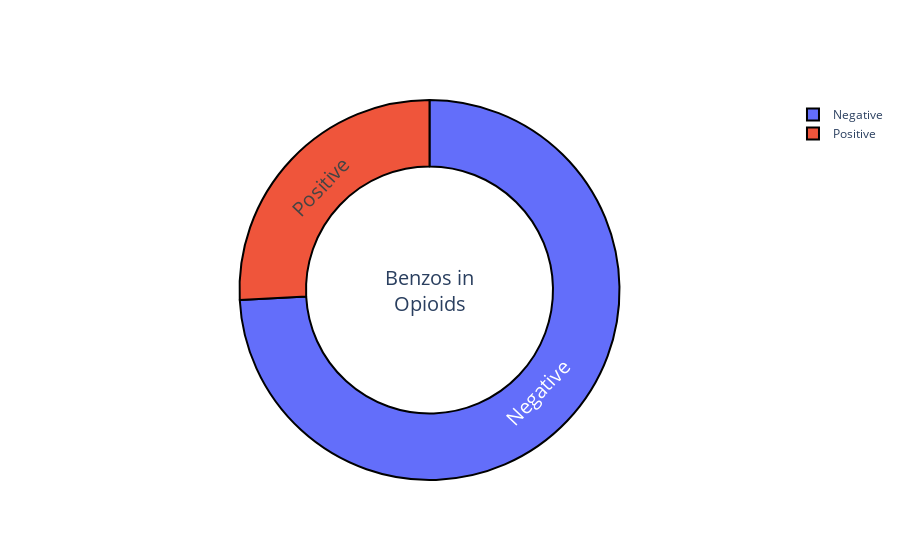

Notebook code cell kept with this figure:
### Code cell
fig = go.Figure(go.Pie(
    labels=total_opioids['total_benzos'].replace({1: "Positive", 0: "Negative"}).value_counts().index,
    values=total_opioids['total_benzos'].value_counts().values,
    hole=0.65
))
fig.update_traces(hoverinfo='value+percent', textinfo='label', textfont_size=20,
                  marker=dict(line=dict(color='#000000', width=2)))
fig.update_layout(
    annotations=[
        dict(text="Benzos in<br>Opioids", x=0.5, y=0.5, font_size=20, showarrow=False)
    ]
)
fig.show()

### Figure 1 — Plotly figure (JSON) as saved in the notebook; plotly's stock layout.template omitted (floating-point values rounded to 4 significant figures)
{"data": [{"hole": 0.65, "hoverinfo": "value+percent", "labels": ["Negative", "Positive"], "marker": {"line": {"color": "#000000", "width": 2}}, "textfont": {"size": 20}, "textinfo": "label", "type": "pie", "values": [18408, 6412]}], "layout": {"annotations": [{"font": {"size": 20}, "showarrow": false, "text": "Benzos in<br>Opioids", "x": 0.5, "y": 0.5}]}}
